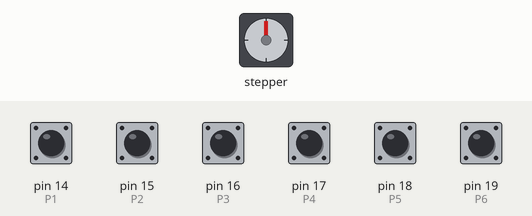
Recording of a sketch running on a simulated Arduino Uno, built with avr-gcc and run on an emulated ATmega328P. Parts: stepper motor. Wiring (inferred from the names in the program): stepper motor driver (200 steps per turn assumed): step pin 11; direction pin 12. The inputs (shaded band) are chosen by the test bench; at power-on: pin 14 (P1), pin 15 (P2), pin 16 (P3), pin 17 (P4), pin 18 (P5), pin 19 (P6) HIGH.

Above: at 1.2 s.
1.3 s: pin 15 (P2) pulled LOW for 0.15 s
At 2.5 s:
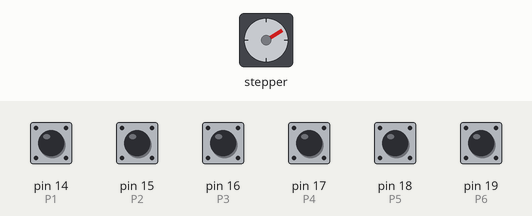
2.9 s: pin 16 (P3) pulled LOW for 0.15 s
At 3.7 s:
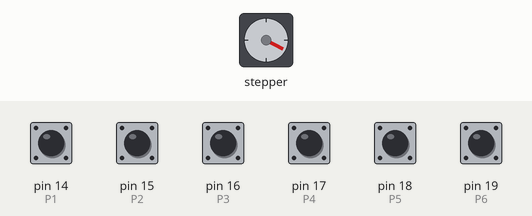
4.5 s: pin 17 (P4) pulled LOW for 0.15 s
At 5.0 s:
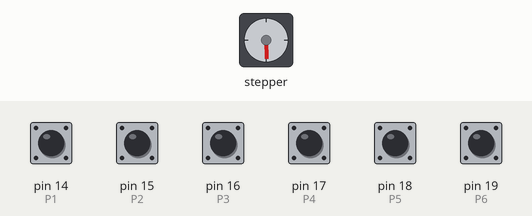
6.1 s: pin 18 (P5) pulled LOW for 0.15 s
At 7.3 s:
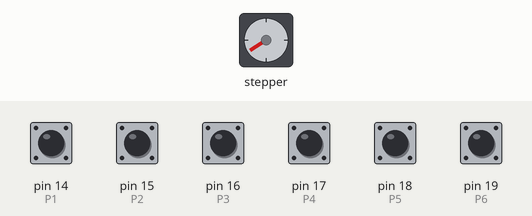
7.7 s: pin 19 (P6) pulled LOW for 0.15 s
At 8.6 s:
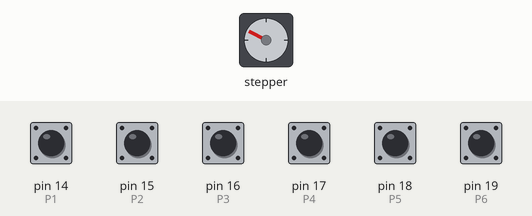
9.3 s: pin 14 (P1) pulled LOW for 0.15 s
At 10.0 s:
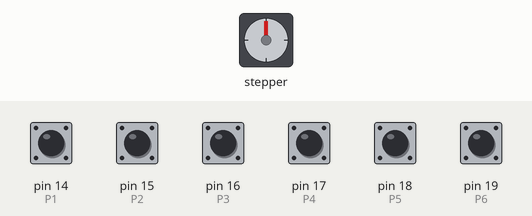
Timing chart, 0 to 11.9 s (numbered marks = the images above; inputs shaded):
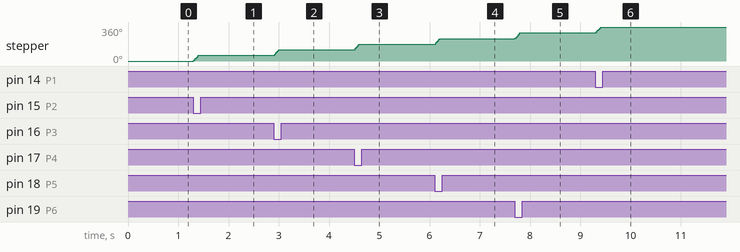

The sketch:

test_2.ino
```cpp
// This sketch is written by  MBcreates (www.YouTube.com/MBcreates)
// this sketch is in the public domain and free to use in any way you see fit


#define DIR   12     // DRV8825 DIR pin is connected to Arduino pin 12
#define STEP  11     // DRV8825 STEP pin is connected to Arduino pin 11

#define P1    14    // push button 1 is connected to Arduino pin A0
#define P2    15    // push button 2 is connected to Arduino pin A1
#define P3    16    // push button 3 is connected to Arduino pin A2
#define P4    17    // push button 4 is connected to Arduino pin A3
#define P5    18    // push button 5 is connected to Arduino pin A4
#define P6    19    // push button 6 is connected to Arduino pin A5

int DELAY = 1500;     // delay between steps in microsenconds
int DISTANCE = 0 ;    // Counter for steps

boolean GO = false;  // stepper ON or OFF

int DEST = 0;       // variable to store selected DESTINATION
int SOURCE =0;      // variable to store current POSITION
int DIFF = 0;       // variable to store the diffrence between POSISTION and DESTINATION
int DIFFplus=0;     // variable to store a value to check what the shortest direction to DESTINATION is
int DIFFmin=0;      // variable to store a value to check what the shortest direction to DESTINATION is

void setup() {

 pinMode(DIR,OUTPUT);       // pin 12 is set to OUTPUT
 pinMode(STEP,OUTPUT);      // pin 11 is set to OUTPUT

 pinMode(P1,INPUT_PULLUP);  // Arduino pin A0 is set to INPUT_PULLUP
 pinMode(P2,INPUT_PULLUP);  // Arduino pin A1 is set to INPUT_PULLUP
 pinMode(P3,INPUT_PULLUP);  // Arduino pin A2 is set to INPUT_PULLUP
 pinMode(P4,INPUT_PULLUP);  // Arduino pin A3 is set to INPUT_PULLUP
 pinMode(P5,INPUT_PULLUP);  // Arduino pin A4 is set to INPUT_PULLUP
 pinMode(P6,INPUT_PULLUP);  // Arduino pin A5 is set to INPUT_PULLUP


}

void loop() {


/////////////////////////////// Selecting DESTINTATION by PUSH BUTTON
/*
The test setup in the video uses a 1.8 degree stepper motor. The Stepper driver is set to full step. This makes for 200 steps for a full rotation.
Six diffrent posistion make for 33,333 steps between posistions. I used vife times 33 steps and one time 35 steps to avoid decimal values

*/

if(!digitalRead(P1))      // when button 1 is pushed, DESTINATION is set to 0
  {
    DEST=0;
  }
if(!digitalRead(P2))      // when button 2 is pushed, DESTINATION is set to 33
  {
    DEST=33;
  }
if(!digitalRead(P3))      // when button 3 is pushed, DESTINATION is set to 66
  {
    DEST=66;
  }
if(!digitalRead(P4))      // when button 4 is pushed, DESTINATION is set to 99
  {
    DEST=99;
  }
if(!digitalRead(P5))      // when button 5 is pushed, DESTINATION is set to 132
  {
    DEST=132;
  }
if(!digitalRead(P6))      // when button 6 is pushed, DESTINATION is set to 165
  {
    DEST=165;
  }


DIFF=100-abs(abs(SOURCE-DEST)-100);           // the diffrence between SOURCE and DESTINATION is callculated in a way the value is always positive

//  the two calculations below check the fastest way around a circle
//   learn more here: https://stackoverflow.com/questions/7428718/algorithm-or-formula-for-the-shortest-direction-of-travel-between-two-degrees-on

DIFFplus=100-abs(abs((SOURCE+1)-DEST)-100);   // the diffrence between SOURCE+1 and DESTINATION is callculated in a way the value is always positive
DIFFmin=100-abs(abs((SOURCE-1)-DEST)-100);    // the diffrence between SOURCE-1 and DESTINATION is callculated in a way the value is always positive


if(DIFFplus>=DIFFmin)                 // rotaion dirrection is set
{
  digitalWrite(DIR,LOW);
 }

else
  {
  digitalWrite(DIR,HIGH);
  }


if(DEST!=SOURCE){               // if there is a diffrence between DEST and SOURCE, GO is set to true
  GO=true;

  while (GO)                  // while there is a diffrence between DEST and SOURCE the motor steps
 {
  digitalWrite(STEP,HIGH);
  delayMicroseconds(DELAY);
  digitalWrite(STEP,LOW);
  delayMicroseconds(DELAY);

    DISTANCE++;         // DISTANCE increases with 1 after every step


if (DISTANCE==DIFF)   // when the DISTANCE is equal to DIFF, the
  {
  GO=false;           // GO is set to false
  SOURCE=DEST;        // SOURCE is set to DEST (now both values are the same)
  DISTANCE=0;         // the DISTANCE counter is reset to zero
  }
 }

}
}
```

Measured:
- after the input at 1.3 s, stepper: turns 59° clockwise, starting at once
- after the input at 2.9 s, stepper: turns 59° clockwise, starting at once
- after the input at 4.5 s, stepper: turns 60° clockwise, starting at once
- after the input at 6.1 s, stepper: turns 59° clockwise, starting at once
- after the input at 7.7 s, stepper: turns 60° clockwise, starting at once
- after the input at 9.3 s, stepper: turns 63° clockwise in 0.11 s, starting at once
